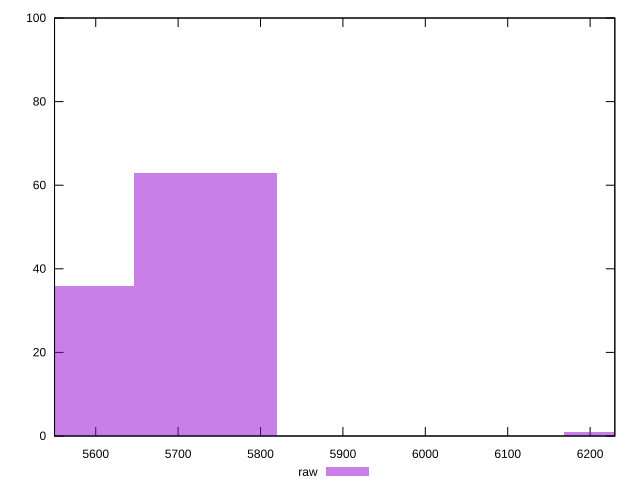

Reproduce this figure in gnuplot.
reset

$raw <<EOF
6254.6900829396545 1
5559.724518168582 36
5733.46590936135 63
EOF

set key outside below
set boxwidth 173.7413911927682
set xrange [5550:6230]
set yrange [0:100]
set trange [0:100]
set style fill transparent solid 0.5 noborder
set terminal svg size 640, 490 enhanced background rgb 'white'
set output "reports/report_00032_2021-02-25T10-28-15.087Z/uses-text-compression/samples/music/raw/histogram.svg"

plot $raw title "raw" with boxes

reset
